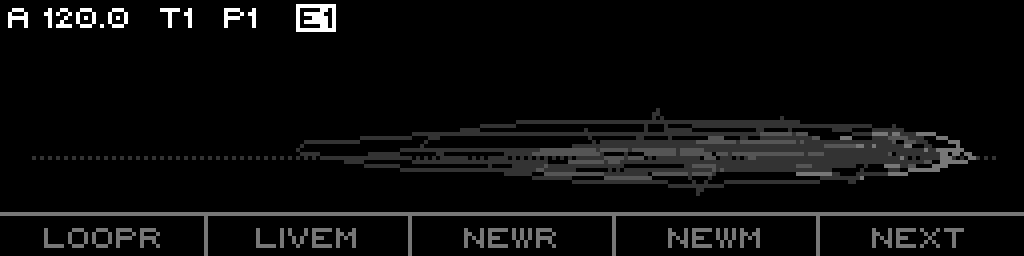

The Python source for this figure:
#!/usr/bin/env python3
"""
Stochastic LIVE — Concept 2: Tidal Bloom

Each note is a droplet; ripples drift left and fade. Amplitude = pitch.
Rests = flat still water. Burst = harmonic inner rings. Wavefront connects peaks.

Inspired by spirals.lua (organic growth) + flora.lua (L-system branching) + dunes.lua (wave topography).
"""

import os
import sys
import math

sys.path.insert(0, os.path.dirname(os.path.abspath(__file__)))

from canvas import BlendMode, Canvas, Color, Font, FrameBuffer, framebuffer_to_image
from painters import WindowPainter, PageWidth

# ---------------------------------------------------------------------------
# Simulated engine history with time offsets
# ---------------------------------------------------------------------------
class TimedEvent:
    def __init__(self, cv, rest=False, children=0, t=0):
        self.cv = cv
        self.rest = rest
        self.children = children
        self.t = t

TIMED_EVENTS = [
    TimedEvent(1.2,  False, 0,  0),
    TimedEvent(-0.8, False, 2,  2),
    TimedEvent(2.1,  False, 0,  5),
    TimedEvent(0.0,  True,  0,  7),
    TimedEvent(-1.5, False, 0,  8),
    TimedEvent(0.9,  False, 3, 11),
    TimedEvent(1.8,  False, 0, 14),
    TimedEvent(-0.3, False, 1, 16),
    TimedEvent(0.5,  True,  0, 18),
    TimedEvent(-1.1, False, 0, 19),
    TimedEvent(1.4,  False, 2, 22),
    TimedEvent(0.2,  False, 0, 25),
]

NOW_T = 28

VP_LEFT   = 8
VP_RIGHT  = PageWidth - 8
VP_TOP    = 25
VP_BOT    = 53
VP_CY     = (VP_TOP + VP_BOT) // 2


def _ellipse_points(cx, cy, rx, ry, steps=24):
    pts = []
    for i in range(steps):
        t = 2 * math.pi * i / steps
        pts.append((int(cx + math.cos(t) * rx), int(cy + math.sin(t) * ry)))
    return pts


def render_live_tidal(canvas: Canvas):
    WindowPainter.clear(canvas)
    WindowPainter.draw_header(canvas, mode="LIVE")
    WindowPainter.draw_footer(canvas, ["LoopR", "LiveM", "NewR", "NewM", "NEXT"])

    canvas.set_blend_mode(BlendMode.Set)

    # --- water surface baseline ---
    canvas.set_color(Color.Low)
    for x in range(VP_LEFT, VP_RIGHT + 1, 2):
        canvas.point(x, VP_CY)

    # --- draw each event's ripple as it would appear now ---
    for ev in reversed(TIMED_EVENTS):
        age = NOW_T - ev.t
        origin_x = VP_RIGHT - 4 - int(age * 3.5)
        if origin_x < VP_LEFT:
            continue
        amp = -ev.cv * 6  # pitch = splash height

        if ev.rest:
            # still water: tiny flat reflection
            canvas.set_color(Color.Low)
            for ox in range(-2, 3):
                canvas.point(origin_x + ox, VP_CY)
            continue

        fade = max(0.08, 1.0 - age / 14)
        # parent ripple (ellipse)
        rx = int(age * 2.5 + 2)
        ry = max(2, int(abs(amp) * 0.4 + 1.5))
        center_y = VP_CY + int(amp * 0.3)

        col = Color.Medium if fade > 0.3 else Color.Low
        canvas.set_color(col)
        pts = _ellipse_points(origin_x, center_y, rx, ry)
        for i in range(len(pts)):
            x0, y0 = pts[i]
            x1, y1 = pts[(i + 1) % len(pts)]
            canvas.line(x0, y0, x1, y1)

        # inner bright ring for newer
        if age < 3:
            canvas.set_color(Color.MediumBright)
            pts2 = _ellipse_points(origin_x, center_y, max(1, rx // 2), max(1, ry // 2))
            for i in range(len(pts2)):
                x0, y0 = pts2[i]
                x1, y1 = pts2[(i + 1) % len(pts2)]
                canvas.line(x0, y0, x1, y1)

        # peak dot
        peak_y = VP_CY + int(amp)
        canvas.set_color(Color.Bright if age < 2 else Color.MediumBright)
        canvas.point(origin_x, peak_y)

        # burst children = harmonic ripples
        for c in range(ev.children):
            cpx = origin_x + (c + 1) * 2
            cpy = center_y + (-2 if c % 2 == 0 else 2)
            crx = max(1, rx // 3 + c)
            cry = max(1, ry // 3 + c)
            canvas.set_color(Color.MediumLow)
            cpts = _ellipse_points(cpx, cpy, crx, cry, steps=12)
            for i in range(len(cpts)):
                x0, y0 = cpts[i]
                x1, y1 = cpts[(i + 1) % len(cpts)]
                canvas.line(x0, y0, x1, y1)

    # --- wavefront envelope connecting active peaks ---
    canvas.set_color(Color.Low)
    prev_x, prev_y = -1, -1
    for ev in TIMED_EVENTS:
        if ev.rest:
            continue
        age = NOW_T - ev.t
        x = VP_RIGHT - 4 - int(age * 3.5)
        if x < VP_LEFT:
            continue
        y = VP_CY + int(-ev.cv * 6)
        if prev_x >= 0:
            canvas.line(prev_x, prev_y, x, y)
        prev_x, prev_y = x, y


def main():
    fb = FrameBuffer(256, 64)
    canvas = Canvas(fb, brightness=1.0)
    canvas.set_font(Font.Tiny)
    render_live_tidal(canvas)
    img = framebuffer_to_image(fb, scale=4)
    out = os.path.join(os.path.dirname(__file__), "kimi-live-tidal.png")
    img.save(out)
    print(f"Saved {out}")


if __name__ == '__main__':
    main()
